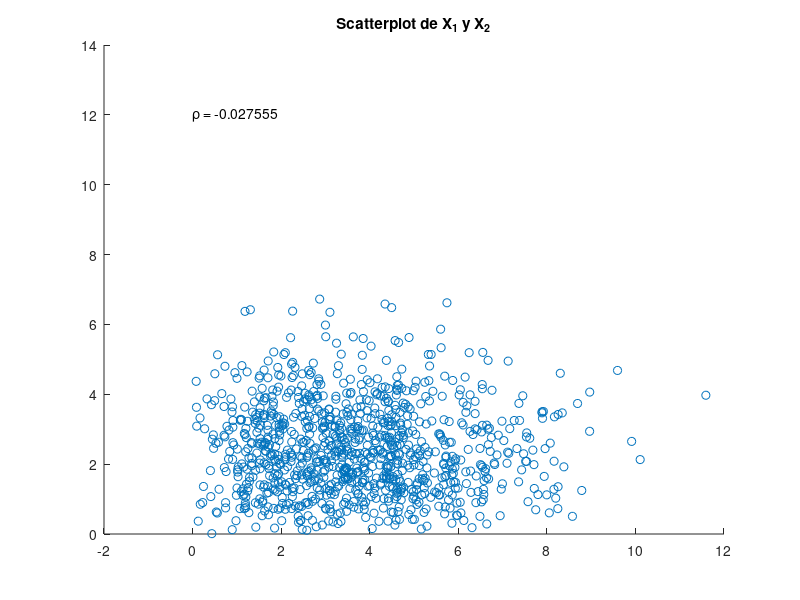
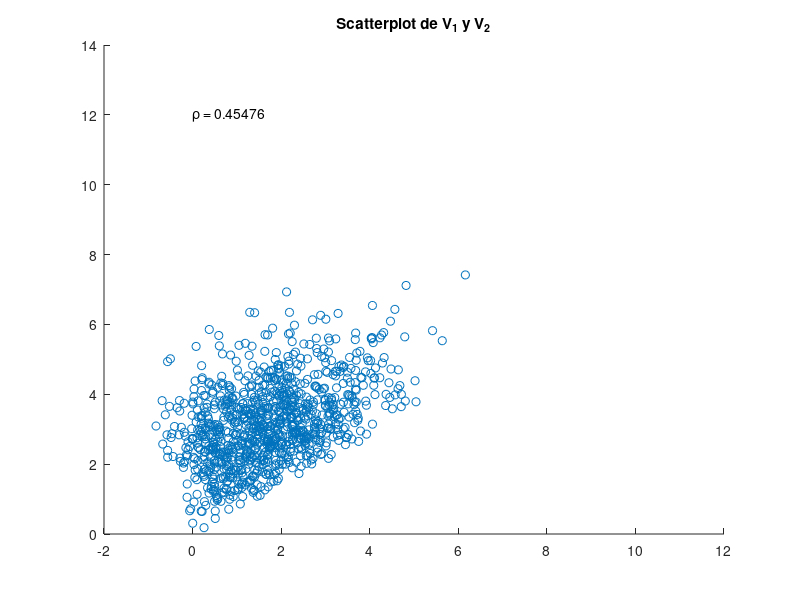
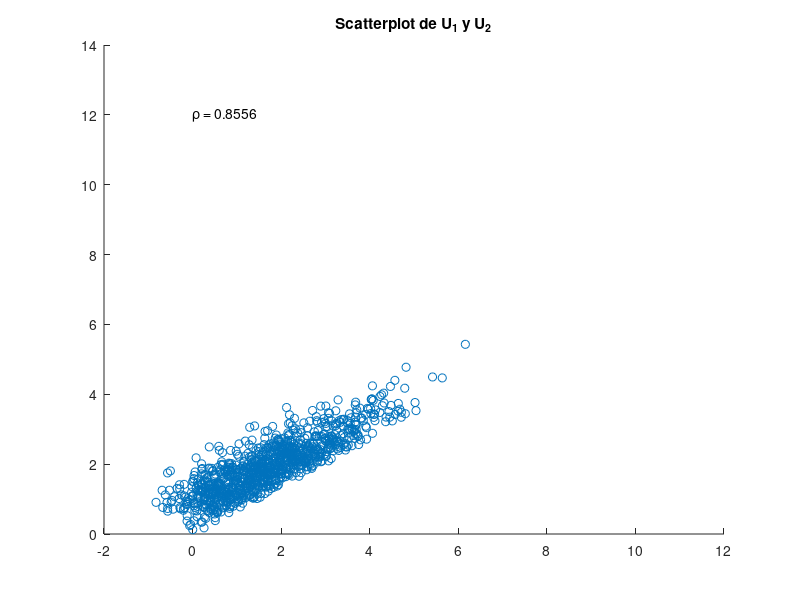
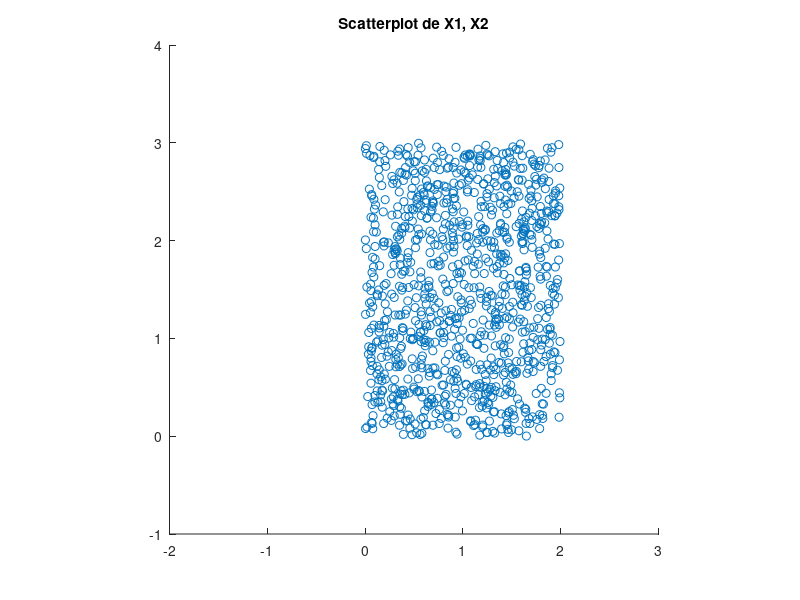

The MATLAB script that drew these images, in order:
pkg load statistics;

% Actividad 1

N = 1000;

%% Cada fila es una realización de un VecA de dos componentes (en columnas).
X = [raylrnd(3, N, 1) raylrnd(2, N, 1)];

B = [0.6 -0.2; 0.4 0.7];
H = [0.6 -0.2; 0.4 0.2];

%% Transformación V = B * X si cada fila fuera una VA,
%% pero a Octave le gusta trabajar con las VA en columnas (traspuesto).
%% Propiedad (B * X)' = X' * B'. Pero en nuestro caso X ya está traspuesta
%% por construcción, así que es V = X * B'.
V = X * B';

U = X * H';

X1 = X(:, 1);
X2 = X(:, 2);

%% Implementación de 'cov' a mano
%% X debe tener VAs en sus columnas, y realizaciones de cada VA en sus filas
function retval = autocov(X)
  mu = mean(X);
  [n d] = size(X);
  retval = 1/(n-1) * ((X - mu)'*(X - mu));
end

figure();
scatter(X1, X2);
title("Scatterplot de X_1 y X_2");
axis([-2 12 0 14]);
rho = corrcoef(X)(2, 1);
text(0, 12, ['\rho = ' num2str(rho)]);

V1 = V(:, 1);
V2 = V(:, 2);

figure();
scatter(V1, V2);
title("Scatterplot de V_1 y V_2");
axis([-2 12 0 14]);
rho = corrcoef(V)(2, 1);
text(0, 12, ['\rho = ' num2str(rho)]);

U1 = U(:, 1);
U2 = U(:, 2);

figure();
scatter(U1, U2);
title("Scatterplot de U_1 y U_2");
axis([-2 12 0 14]);
rho = corrcoef(U)(2, 1);
text(0, 12, ['\rho = ' num2str(rho)]);

% Actividad 2

display('Autocovarianza de X');
display(autocov(X));

display('Autocovarianza de V');
display(autocov(V));

display('Autocovarianza de U');
display(autocov(U));

% Actividad 3

N = 1000;

thetas = [0 pi/10 pi/4];

X = [unifrnd(0, 2, N, 1) unifrnd(0, 3, N, 1)];
X1 = X(:, 1);
X2 = X(:, 2);

figure();
scatter(X1, X2);
title('Scatterplot de X1, X2');
axis([-2 3 -1 4]);
axis square;

for theta = thetas
  R = [cos(theta) -sin(theta); sin(theta) cos(theta)];

  Y = X * R';
  Y1 = Y(:, 1);
  Y2 = Y(:, 2);

  figure();
  scatter(Y1, Y2);
  title(['Scatterplot de Y1, Y2 for \theta = ' num2str(theta)]);
  axis([-2 3 -1 4]);
  axis square;

  rho = corrcoef(Y)(1, 2);

  disp(['Autocovarianza para ' num2str(theta)]);
  disp(autocov(Y));

  text(2.5, 2, ['\rho = ' num2str(rho)]);
end

% Actividad 4

I_exp = (sqrt(pi)/2*erf(1))^10;

N = 100000;

X = unifrnd(0, 1, N, 10);

I_est = 1/N * sum(exp(- sum(X.^2, 2)));

display(['Expected = ' num2str(I_exp)]);
display(['Estimated = ' num2str(I_est)]);

% Actividad 5

%% Parte 1

N = 10000;

U = unifrnd(0, 1, N, 1);
X = 2 * U - 1;

%% Importante acá hacer `./` para dividir elemento a elemento,
%% la división normal `/` calcula la pseudo-inversa!
pi_est = 2/N * sum(1 ./ sqrt(1 - (X.^2)));

display(pi_est);

%% Parte 2

N = 1000;

U = unifrnd(0, 1, N, 1);

result = [];

for i = 1:N
  X = 2 * U(1:i) - 1;
  I_n = 2/i * sum(1 ./ sqrt(1 - (X.^2)));
  result = [result, I_n/pi];
end

figure();
plot(1:N, result);
title('I_n / \pi');
